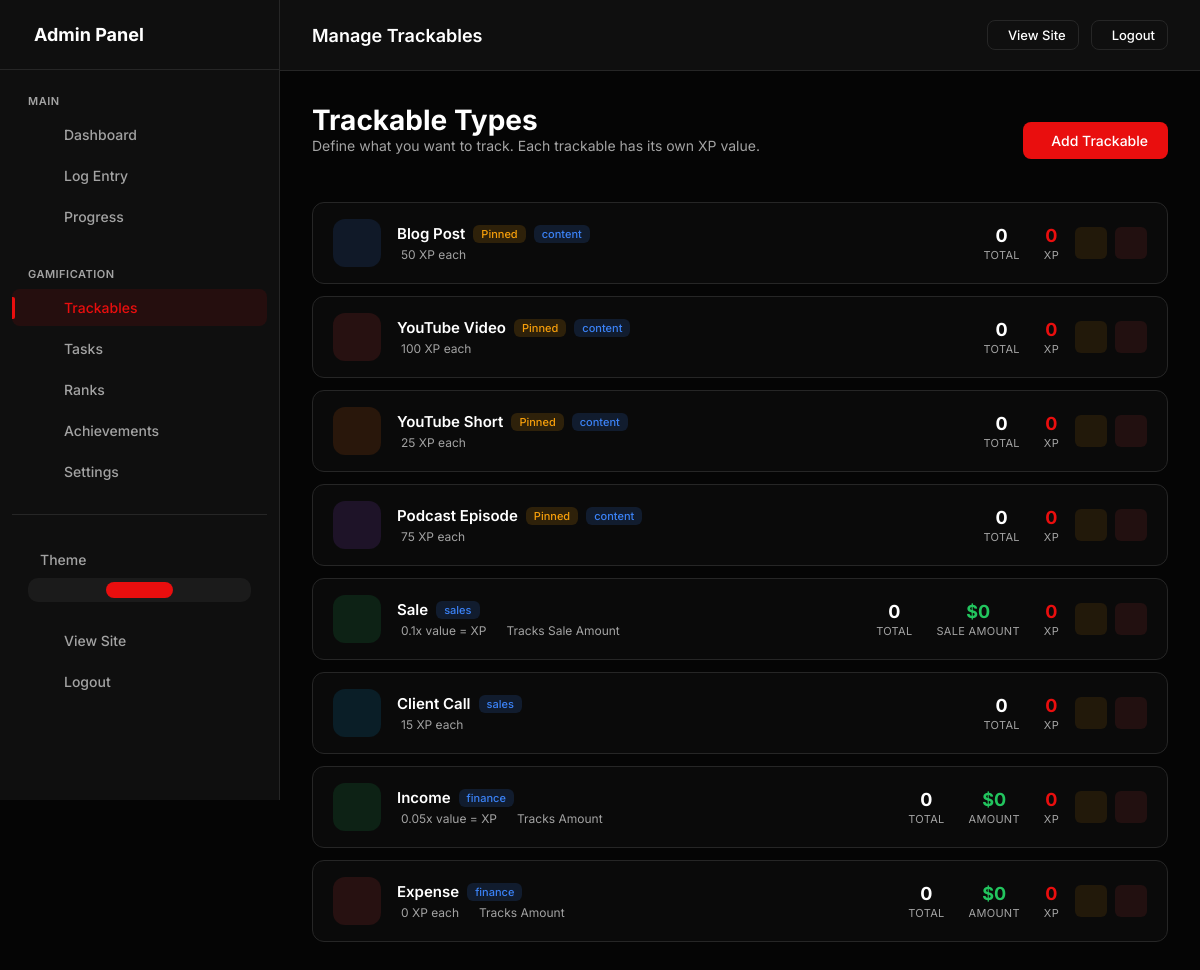
The app's page /admin/trackables (signed in) with its own data.
### models.py (models this page shows, shortened)
class TrackableType(db.Model):
    __tablename__ = 'trackable_types'
    id = db.Column(db.Integer, primary_key=True)
    user_id = db.Column(db.Integer, db.ForeignKey('users.id'), nullable=False, index=True)
    name = db.Column(db.String(100), nullable=False)  # "Blog Post", "YouTube Short", "Sale", etc.
    slug = db.Column(db.String(100), nullable=False)  # "blog_post", "youtube_short", "sale"
    description = db.Column(db.String(500))
    category = db.Column(db.String(50), default='content')  # 'content', 'task', 'metric', 'sales', 'finance'
    xp_per_unit = db.Column(db.Integer, default=10)  # Base XP earned per item
    xp_mode = db.Column(db.String(20), default='fixed')  # 'fixed', 'value_based', 'tiered'
    xp_multiplier = db.Column(db.Float, default=1.0)
    tiers_config = db.Column(db.Text)  # JSON: [{"name": "Bronze", "min": 0, "xp": 10}, {"name": "Silver", "min": 100, "xp": 50}]
    track_value = db.Column(db.Boolean, default=False)  # Track monetary/numeric value?
    value_label = db.Column(db.String(50), default='Value')  # "Price", "Amount", "Revenue", etc.
    value_prefix = db.Column(db.String(10), default='$')  # Currency symbol or unit
    value_suffix = db.Column(db.String(10), default='')  # e.g., "hrs", "units"
    icon = db.Column(db.String(50), default='ph-star')  # Phosphor icon name
    color = db.Column(db.String(20), default='#0ea5e9')  # Hex color
    emoji = db.Column(db.String(10))  # Optional emoji
    is_countable = db.Column(db.Boolean, default=True)  # Can you count multiple?
    track_duration = db.Column(db.Boolean, default=False)  # Track time/duration?
    track_views = db.Column(db.Boolean, default=False)  # Track views?
    allows_negative = db.Column(db.Boolean, default=False)  # Allow negative values (for expenses)?
    daily_goal = db.Column(db.Integer, default=0)  # Daily target (0 = no goal)
    weekly_goal = db.Column(db.Integer, default=0)  # Weekly target
    monthly_goal = db.Column(db.Integer, default=0)  # Monthly target
    value_goal = db.Column(db.Float, default=0)  # Value-based goal (e.g., $1000 in sales)
    display_order = db.Column(db.Integer, default=0)
    is_active = db.Column(db.Boolean, default=True)
    is_pinned = db.Column(db.Boolean, default=False)  # Show on dashboard
    created_at = db.Column(db.DateTime, default=datetime.utcnow)
    updated_at = db.Column(db.DateTime, default=datetime.utcnow, onupdate=datetime.utcnow)
    entries = db.relationship('TrackableEntry', backref='trackable_type', lazy=True, cascade='all, delete-orphan')
    def get_total_count(self):
        return sum(e.count for e in self.entries)
    def get_total_value(self):
        return sum(e.value or 0 for e in self.entries)
    def get_total_xp(self):
        return sum(e.get_xp() for e in self.entries)

### app.py (the view)
    @app.route('/admin/trackables')
    @admin_required
    def admin_trackables():
        trackables = TrackableType.query.filter_by(
            user_id=current_user.id
        ).order_by(TrackableType.display_order).all()
        return render_template('admin/trackables.html', trackables=trackables)

### templates/admin/trackables.html (shortened to what this page needs)
{% extends "admin/base.html" %}
{% block page_title %}Manage Trackables{% endblock %}
{% block content %}
<div class="page-header">
    <div>
        <h1 class="page-title">Trackable Types</h1>
        <p class="page-intro">Define what you want to track. Each trackable has its own XP value.</p>
    </div>
    <div class="page-actions">
        <a href="{{ url_for('admin_trackable_add') }}" class="btn btn-primary">
             Add Trackable
        </a>
    </div>
</div>
{% if trackables %}
<div class="trackables-list">
    {% for trackable in trackables %}
    <div class="trackable-row {% if not trackable.is_active %}inactive{% endif %}">
        <div class="trackable-icon-box" style="background: {{ trackable.color }}20; color: {{ trackable.color }}">
        </div>
        <div class="trackable-info">
            <div class="trackable-name">
                {{ trackable.name }}
                {% if trackable.is_pinned %}
                <span class="badge badge-pinned"> Pinned</span>
                {% endif %}
                <span class="badge badge-category">{{ trackable.category }}</span>
            </div>
            <div class="trackable-meta">
                {% if trackable.xp_mode == 'value_based' %}
                <span> {{ trackable.xp_multiplier }}x value = XP</span>
                {% else %}
                <span> {{ trackable.xp_per_unit }} XP each</span>
                {% endif %}
                {% if trackable.track_value %}
                <span> Tracks {{ trackable.value_label }}</span>
                {% endif %}
            </div>
        </div>
        <div class="trackable-stats">
            <div class="stat-item">
                <div class="stat-item-value">{{ trackable.get_total_count() }}</div>
                <div class="stat-item-label">Total</div>
            </div>
            {% if trackable.track_value %}
            <div class="stat-item">
                <div class="stat-item-value" style="color: #22c55e">{{ trackable.value_prefix }}{{ trackable.get_total_value()|format_number }}</div>
                <div class="stat-item-label">{{ trackable.value_label }}</div>
            </div>
            {% endif %}
            <div class="stat-item">
                <div class="stat-item-value" style="color: var(--accent)">{{ trackable.get_total_xp()|format_number }}</div>
                <div class="stat-item-label">XP</div>
            </div>
        </div>
        <div class="trackable-actions">
            <a href="{{ url_for('admin_trackable_edit', id=trackable.id) }}" class="action-btn edit" title="Edit">
            </a>
            <form action="{{ url_for('admin_trackable_delete', id=trackable.id) }}" method="post"
                  onsubmit="return confirmDelete(this, 'Trackable')" style="display: inline;">
                <button type="submit" class="action-btn delete" title="Delete">
                </button>
            </form>
        </div>
    </div>
    {% endfor %}
</div>
{% endif %}
{% endblock %}

### templates/admin/base.html (shortened to what this page needs)
<!DOCTYPE html>
<html lang="en">
<head>
</head>
<body>
    {% if current_user.is_authenticated %}
    <div class="admin-layout">
        <aside class="admin-sidebar" id="adminSidebar">
            <div class="sidebar-header">
                <h2> Admin Panel</h2>
            </div>
            <nav class="sidebar-nav">
                <div class="nav-group">
                    <div class="nav-group-label">Main</div>
                    <a href="{{ url_for('admin_dashboard') }}" class="nav-item" data-route="dashboard"><span>Dashboard</span></a>
                    <a href="{{ url_for('admin_log_entry') }}" class="nav-item" data-route="log"><span>Log Entry</span></a>
                    <a href="{{ url_for('admin_progress') }}" class="nav-item" data-route="progress"><span>Progress</span></a>
                </div>
                <div class="nav-group">
                    <div class="nav-group-label">Gamification</div>
                    <a href="{{ url_for('admin_trackables') }}" class="nav-item" data-route="trackable"><span>Trackables</span></a>
                    <a href="{{ url_for('admin_daily_tasks') }}" class="nav-item" data-route="daily-task"><span>Tasks</span></a>
                    <a href="{{ url_for('admin_ranks') }}" class="nav-item" data-route="ranks"><span>Ranks</span></a>
                    <a href="{{ url_for('admin_achievements') }}" class="nav-item" data-route="achievement"><span>Achievements</span></a>
                    <a href="{{ url_for('admin_settings') }}" class="nav-item" data-route="settings"><span>Settings</span></a>
                </div>
                <div class="nav-group" style="margin-top: auto; padding-top: 24px; border-top: 1px solid var(--border);">
                    <div class="theme-toggle-wrapper">
                        <div class="theme-toggle-label">
                            <span>Theme</span>
                        </div>
                        <div class="theme-toggle-options">
                            <button class="theme-option" data-theme="light" title="Light">
                            </button>
                            <button class="theme-option" data-theme="dark" title="Dark">
                            </button>
                            <button class="theme-option" data-theme="system" title="System">
                            </button>
                        </div>
                    </div>
                    <a href="{{ url_for('index') }}" class="nav-item"><span>View Site</span></a>
                    <a href="{{ url_for('admin_logout') }}" class="nav-item"><span>Logout</span></a>
                </div>
            </nav>
        </aside>
        <div class="admin-main">
            <header class="admin-header">
                <div>
                    <h1 style="font-size: 18px; font-weight: 600;">{% block page_title %}Admin Panel{% endblock %}</h1>
                </div>
                <div style="display: flex; gap: 12px; align-items: center;">
                    <a href="{{ url_for('index') }}" class="btn btn-outline btn-sm">View Site</a>
                    <a href="{{ url_for('admin_logout') }}" class="btn btn-outline btn-sm">Logout</a>
                </div>
            </header>
            <main class="admin-content">
                {% block content %}{% endblock %}
            </main>
        </div>
    </div>
    {% endif %}
</body>
</html>

### templates/admin/base.html (style rules this page uses)
:root, [data-theme="dark"] { --bg-body: #050505; --bg-card: #0f0f0f; --bg-card-hover: #141414; --border: #262626; --accent: #e90e0e; --accent-rgb: 233, 14, 14; --accent-hover: #c70202; --text-main: #ffffff; --text-muted: #a3a3a3; --font-sans: 'Inter', sans-serif; --font-mono: 'JetBrains Mono', monospace; --success: #10b981; --warning: #f59e0b; --danger: #ef4444; }
[data-theme="light"] { --bg-body: #f5f5f5; --bg-card: #ffffff; --bg-card-hover: #fafafa; --border: #e5e5e5; --accent: #dc2626; --accent-hover: #b91c1c; --text-main: #171717; --text-muted: #737373; }
@media (prefers-color-scheme: light) { [data-theme="system"] { --bg-body: #f5f5f5; --bg-card: #ffffff; --bg-card-hover: #fafafa; --border: #e5e5e5; --accent: #dc2626; --accent-hover: #b91c1c; --text-main: #171717; --text-muted: #737373; } }
* { margin: 0; padding: 0; box-sizing: border-box; }
body { background-color: var(--bg-body); color: var(--text-main); font-family: var(--font-sans); overflow-x: hidden; -webkit-font-smoothing: antialiased; min-height: 100vh; }
a { text-decoration: none; color: inherit; transition: 0.3s; }
button { border: none; background: none; cursor: pointer; font-family: inherit; }
.admin-layout { display: flex; min-height: 100vh; }
.admin-sidebar { width: 280px; background: var(--bg-card); border-right: 1px solid var(--border); position: fixed; left: 0; top: 0; height: 100vh; overflow-y: auto; transition: transform 0.3s ease; z-index: 100; }
.sidebar-header { padding: 24px; border-bottom: 1px solid var(--border); display: flex; align-items: center; gap: 12px; }
.sidebar-header h2 { font-size: 18px; font-weight: 700; display: flex; align-items: center; gap: 10px; }
.sidebar-nav { padding: 16px 12px; }
.nav-group { margin-bottom: 24px; }
.nav-group-label { font-size: 11px; text-transform: uppercase; letter-spacing: 0.5px; color: var(--text-muted); padding: 8px 16px; font-weight: 600; }
.nav-item { display: flex; align-items: center; gap: 12px; padding: 10px 16px; border-radius: 8px; color: var(--text-muted); transition: all 0.2s; margin-bottom: 4px; font-size: 14px; font-weight: 500; position: relative; }
.nav-item.active { background: rgba(var(--accent-rgb), 0.1); color: var(--accent); }
.nav-item.active::before { content: ''; position: absolute; left: 0; top: 50%; transform: translateY(-50%); width: 3px; height: 60%; background: var(--accent); border-radius: 0 2px 2px 0; }
.theme-toggle-wrapper { padding: 12px 16px; margin-bottom: 8px; }
.theme-toggle-label { display: flex; align-items: center; gap: 12px; font-size: 14px; font-weight: 500; color: var(--text-muted); margin-bottom: 10px; }
.theme-toggle-options { display: flex; gap: 6px; background: rgba(255,255,255,0.05); padding: 4px; border-radius: 10px; }
.theme-option { flex: 1; padding: 8px; border: none; background: transparent; color: var(--text-muted); border-radius: 8px; cursor: pointer; transition: all 0.2s; display: flex; align-items: center; justify-content: center; font-size: 18px; }
.theme-option.active { background: var(--accent); color: #fff; }
.admin-main { flex: 1; margin-left: 280px; min-height: 100vh; position: relative; z-index: 1; overflow-x: hidden; max-width: calc(100vw - 280px); }
.admin-header { background: var(--bg-card); border-bottom: 1px solid var(--border); padding: 20px 32px; position: sticky; top: 0; z-index: 90; display: flex; justify-content: space-between; align-items: center; }
.admin-content { padding: 32px; overflow-x: hidden; max-width: 100%; box-sizing: border-box; }
.page-header { display: flex; justify-content: space-between; align-items: center; margin-bottom: 24px; flex-wrap: wrap; gap: 16px; }
.page-title { font-size: 28px; font-weight: 700; }
.page-actions { display: flex; gap: 12px; align-items: center; }
.action-btn { width: 32px; height: 32px; border-radius: 6px; display: flex; align-items: center; justify-content: center; transition: all 0.2s; cursor: pointer; border: 1px solid transparent; }
.action-btn.edit { background: rgba(245,158,11,0.1); color: #f59e0b; }
.action-btn.delete { background: rgba(239,68,68,0.1); color: #ef4444; }
.btn { padding: 10px 20px; border-radius: 8px; font-size: 14px; font-weight: 500; transition: all 0.3s ease; display: inline-flex; align-items: center; gap: 8px; cursor: pointer; border: none; }
.btn-primary { background: var(--accent); color: #fff; }
.btn-outline { border: 1px solid var(--border); color: var(--text-main); background: transparent; }
.btn-sm { padding: 6px 12px; font-size: 13px; }

### records on screen
TrackableType: name "Blog Post", is_pinned "Pinned", category "content", xp_per_unit "50", get_total_count "0", get_total_xp "0"
TrackableType: name "YouTube Video", is_pinned "Pinned", category "content", xp_per_unit "100", get_total_count "0", get_total_xp "0"
TrackableType: name "YouTube Short", is_pinned "Pinned", category "content", xp_per_unit "25", get_total_count "0", get_total_xp "0"
TrackableType: name "Podcast Episode", is_pinned "Pinned", category "content", xp_per_unit "75", get_total_count "0", get_total_xp "0"
TrackableType: name "Sale", category "sales", xp_multiplier "0.1", value_label "Sale Amount", get_total_count "0", value_prefix "$", get_total_value "0", value_label "SALE AMOUNT", get_total_xp "0"
TrackableType: name "Client Call", category "sales", xp_per_unit "15", get_total_count "0", get_total_xp "0"
TrackableType: name "Income", category "finance", xp_multiplier "0.05", value_label "Amount", get_total_count "0", value_prefix "$", get_total_value "0", value_label "AMOUNT", get_total_xp "0"
TrackableType: name "Expense", category "finance", xp_per_unit "0", value_label "Amount", get_total_count "0", value_prefix "$", get_total_value "0", value_label "AMOUNT", get_total_xp "0"
